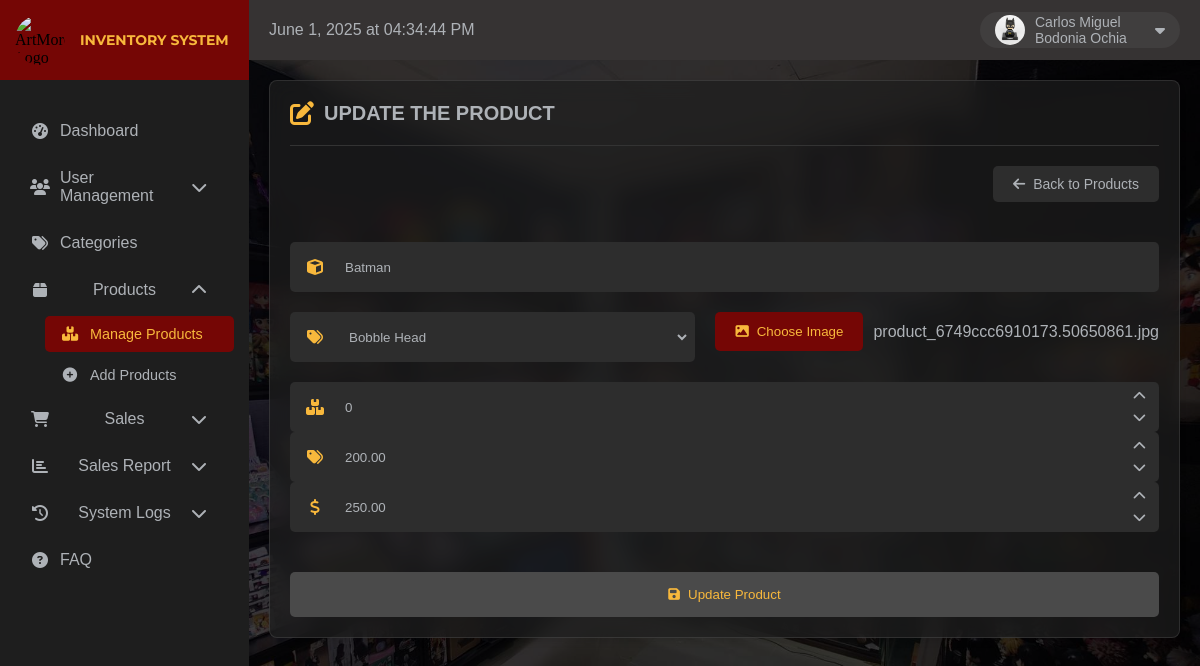
The app's page /admin/editProduct.php?id=1 (signed in) with its own data.
### tables this page shows
CREATE TABLE `users` (
  `id` int(11) NOT NULL,
  `name` varchar(100) NOT NULL,
  `username` varchar(255) NOT NULL,
  `password` varchar(255) NOT NULL,
  `role` enum('admin','staff','','') NOT NULL,
  `created_at` timestamp NOT NULL DEFAULT current_timestamp(),
  `updated_at` timestamp NOT NULL DEFAULT current_timestamp() ON UPDATE current_timestamp(),
  `status` tinyint(1) NOT NULL,
  `profile_image` varchar(255) DEFAULT NULL,
  `deleted_at` timestamp NULL DEFAULT NULL
);

CREATE TABLE `products` (
  `id` int(11) NOT NULL,
  `product_title` varchar(255) NOT NULL,
  `category_id` int(11) NOT NULL,
  `image_path` varchar(255) NOT NULL,
  `quantity` int(11) NOT NULL,
  `buying_price` decimal(10,2) NOT NULL,
  `selling_price` decimal(10,2) NOT NULL,
  `created_at` timestamp NOT NULL DEFAULT current_timestamp(),
  `updated_at` timestamp NOT NULL DEFAULT current_timestamp() ON UPDATE current_timestamp()
);

### admin/editProduct.php (the view, shortened to what this page needs)
<?php
require_once '../connection/connections.php';
$userName = '';
$profileImage = "../upload/default-profile.jpg";
if (isset($_SESSION['user_id'])) {
    try {
        $stmt = $pdo->prepare("SELECT id, name, profile_image FROM users WHERE id = ?");
        $stmt->execute([$_SESSION['user_id']]);
        $userData = $stmt->fetch(PDO::FETCH_ASSOC);
        if ($userData) {
            if (!empty($userData['name'])) {
                $userName = $userData['name'];
            }
            if (!empty($userData['profile_image'])) {
                $tempProfileImage = "../upload/profiles/" . $userData['profile_image'];
                if (file_exists($tempProfileImage)) {
                    $profileImage = $tempProfileImage;
                } else {
                    $profileImage = "../upload/default-profile.jpg";
                }
            }
        }
    } catch (PDOException $e) {
        error_log("Database Error: " . $e->getMessage());
    }
}
$product_id = $_GET['id'];
try {
    $query = "SELECT p.*, c.category_name
              FROM products p
              LEFT JOIN categories c ON p.category_id = c.id
              WHERE p.id = ?";
    $stmt = $pdo->prepare($query);
    $stmt->execute([$product_id]);
    $product = $stmt->fetch();
} catch(PDOException $e) {
    echo json_encode(['success' => false, 'error' => 'Database error: ' . $e->getMessage()]);
    exit();
}
?><!DOCTYPE html>
<html lang="en">
<head>
    <link rel="stylesheet" href="https://cdnjs.cloudflare.com/ajax/libs/font-awesome/6.5.1/css/all.min.css">
</head>
<body>
            <div class="sidebar">
                <div class="logo-container">
                    <img src="../upload/ArtMore.jpg" alt="ArtMore Logo">
                    <h1>INVENTORY SYSTEM</h1>
                </div>
                <ul class="nav-links">
                    <li>
                        <a href="dashboard.php">
                            <i class="fas fa-tachometer-alt"></i>Dashboard
                        </a>
                    </li>
                    <li class="dropdown">
                        <a href="#" class="dropdown-toggle">
                            <i class="fas fa-users"></i>User Management
                            <i class="fas fa-chevron-down arrow"></i>
                        </a>
                    </li>
                    <li>
                        <a href="categories.php">
                            <i class="fas fa-tags"></i>Categories
                        </a>
                    </li>
                    <li class="dropdown open">
                        <a href="#" class="dropdown-toggle">
                            <i class="fas fa-box"></i>Products
                            <i class="fas fa-chevron-down arrow"></i>
                        </a>
                        <ul class="submenu">
                            <li class="active"><a href="manageProducts.php"><i class="fas fa-boxes"></i>Manage Products</a></li>
                            <li><a href="addProducts.php"><i class="fas fa-plus-circle"></i>Add Products</a></li>
                        </ul>
                    </li>
                    <li class="dropdown">
                        <a href="#" class="dropdown-toggle">
                            <i class="fas fa-shopping-cart"></i>Sales
                            <i class="fas fa-chevron-down arrow"></i>
                        </a>
                    </li>
                    <li class="dropdown">
                        <a href="#" class="dropdown-toggle">
                            <i class="fas fa-chart-bar"></i>Sales Report
                            <i class="fas fa-chevron-down arrow"></i>
                        </a>
                    </li>
                <li class="dropdown">
                    <a href="#" class="dropdown-toggle">
                        <i class="fas fa-history"></i>System Logs
                        <i class="fas fa-chevron-down arrow"></i>
                    </a>
                    </li>
                    <li>
                        <a href="faq.php">
                            <i class="fas fa-question-circle"></i>FAQ
                        </a>
                    </li>
                </ul>
            </div>
            <div class="topbar">
                <div class="time-label" id="currentDateTime">Loading...</div>
                <div class="profile-container">
                    <img src="<?php echo htmlspecialchars($profileImage); ?>" alt="Profile Picture">
                    <span class="profile-name"><?php echo htmlspecialchars($userName); ?></span>
                    <i class="fas fa-caret-down"></i>
                </div>
            </div>
            <div class="main-content">
                <div class="content-card">
                    <div class="form-header">
                        <i class="fas fa-edit"></i>
                        <h2>UPDATE THE PRODUCT</h2>
                    </div>
                    <hr class="header-line">
                    <div class="header-actions">
                        <a href="manageProducts.php" class="back-btn">
                            <i class="fas fa-arrow-left"></i>
                            Back to Products
                        </a>
                    </div>
                    <form id="editProductForm" class="product-form" method="post" enctype="multipart/form-data">
                        <div class="form-row">
                            <div class="input-group">
                                <div class="icon-placeholder">
                                    <i class="fas fa-cube"></i>
                                </div>
                                <input type="text" id="productTitle" name="productTitle"
                                       value="<?php echo htmlspecialchars($product['product_title']); ?>" required>
                            </div>
                        </div>
                        <div class="form-row">
                            <div class="input-group">
                                <div class="icon-placeholder">
                                    <i class="fas fa-tags"></i>
                                </div>
                                <select id="productCategory" name="productCategory" required>
                                    <?php
                                    $cat_query = "SELECT * FROM categories ORDER BY category_name";
                                    $cat_stmt = $pdo->query($cat_query);
                                    while ($category = $cat_stmt->fetch()) {
                                        $selected = ($category['id'] == $product['category_id']) ? 'selected' : '';
                                        echo "<option value='{$category['id']}' {$selected}>" .
                                             htmlspecialchars($category['category_name']) . "</option>";
                                    }
                                    ?>
                                </select>
                            </div>
                            <div class="file-input-group">
                                <button type="button" id="chooseImageBtn">
                                    <i class="fas fa-image"></i>
                                    Choose Image
                                </button>
                                <span id="fileName"><?php echo basename($product['image_path'] ?? 'No image selected'); ?></span>
                            </div>
                        </div>
                        <div class="numeric-inputs">
                            <div class="input-group">
                                <div class="icon-placeholder">
                                    <i class="fas fa-boxes"></i>
                                </div>
                                <input type="number" id="quantity" name="quantity"
                                       value="<?php echo htmlspecialchars($product['quantity']); ?>"
                                       min="1" step="1" required>
                                <div class="spinner-buttons">
                                    <button type="button" class="spinner-up"><i class="fas fa-chevron-up"></i></button>
                                    <button type="button" class="spinner-down"><i class="fas fa-chevron-down"></i></button>
                                </div>
                            </div>
                            <div class="input-group">
                                <div class="icon-placeholder">
                                    <i class="fas fa-tags"></i>
                                </div>
                                <input type="number" id="buyingPrice" name="buyingPrice"
                                       value="<?php echo htmlspecialchars($product['buying_price']); ?>"
                                       min="0.01" step="0.01" required>
                                <div class="spinner-buttons">
                                    <button type="button" class="spinner-up"><i class="fas fa-chevron-up"></i></button>
                                    <button type="button" class="spinner-down"><i class="fas fa-chevron-down"></i></button>
                                </div>
                            </div>
                            <div class="input-group">
                                <div class="icon-placeholder">
                                    <i class="fas fa-dollar-sign"></i>
                                </div>
                                <input type="number" id="sellingPrice" name="sellingPrice"
                                       value="<?php echo htmlspecialchars($product['selling_price']); ?>"
                                       min="0.01" step="0.01" required>
                                <div class="spinner-buttons">
                                    <button type="button" class="spinner-up"><i class="fas fa-chevron-up"></i></button>
                                    <button type="button" class="spinner-down"><i class="fas fa-chevron-down"></i></button>
                                </div>
                            </div>
                        </div>
                        <button type="submit" class="submit-btn" disabled>
                            <i class="fas fa-save"></i>
                            Update Product
                        </button>
                    </form>
                </div>
            </div>
</body>
</html>

### records on screen
users: profile_image (picture), name "Carlos Miguel Bodonia Ochia"
products: productTitle "Batman", image_path "product_6749ccc6910173.50650861.jpg", quantity "0", buyingPrice "200.00", sellingPrice "250.00"

### other values on screen
form field productCategory "Bobble Head"
